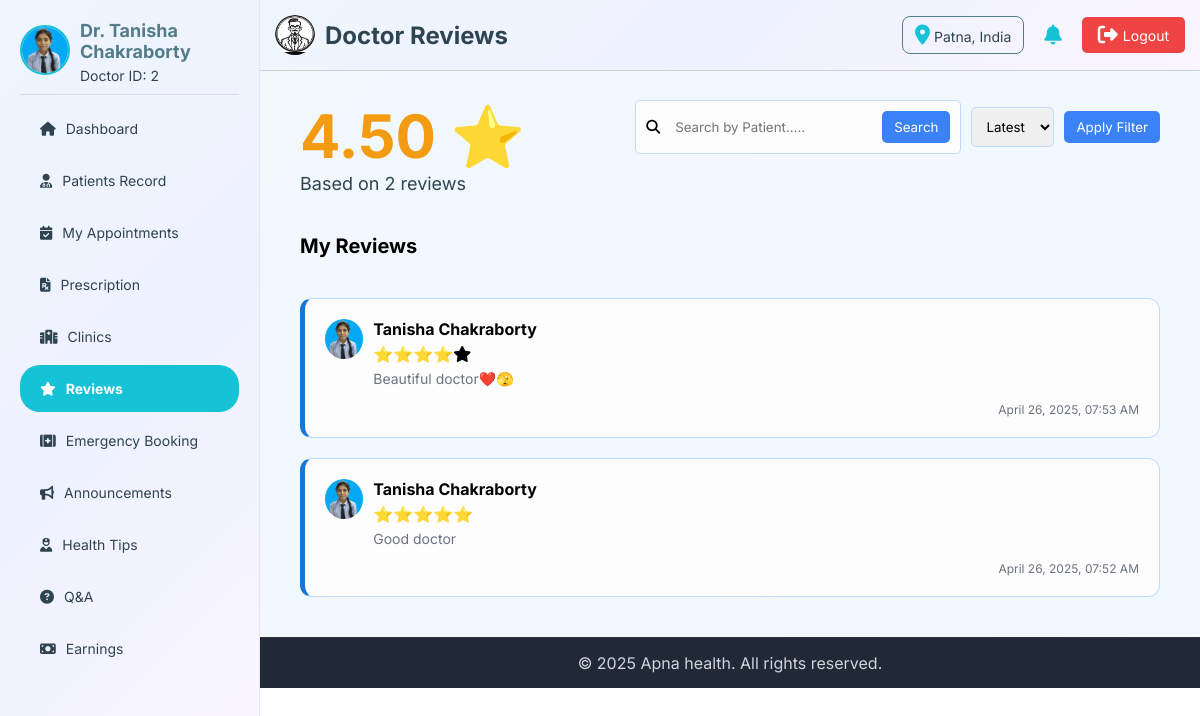
Page /doctor/doctor-reviews.php (signed in) on the committed database.
### tables this page shows
CREATE TABLE `doctor` (
  `doctor_id` int(11) NOT NULL,
  `UID` varchar(20) NOT NULL,
  `name` varchar(255) NOT NULL,
  `email` varchar(255) NOT NULL,
  `phone` varchar(15) DEFAULT NULL,
  `password` varchar(255) NOT NULL,
  `specialization` varchar(255) DEFAULT NULL,
  `experience` int(11) DEFAULT NULL,
  `qualification` text DEFAULT NULL,
  `bio` text DEFAULT NULL,
  `profile_img` varchar(255) DEFAULT NULL,
  `rating` decimal(3,2) DEFAULT 0.00,
  `total_reviews` int(11) DEFAULT 0,
  `availability` enum('Active','Inactive','Blocked') DEFAULT 'Active',
  `address` varchar(512) DEFAULT NULL,
  `gender` enum('Male','Female','Other') DEFAULT NULL,
  `dob` date DEFAULT NULL,
  `fees` decimal(10,2) DEFAULT NULL,
  `emergency` enum('Yes','No') DEFAULT NULL,
  `created_at` timestamp NOT NULL DEFAULT current_timestamp(),
  `updated_at` timestamp NOT NULL DEFAULT current_timestamp() ON UPDATE current_timestamp()
);

CREATE TABLE `review` (
  `review_id` int(11) NOT NULL,
  `patient_id` int(11) DEFAULT NULL,
  `doctor_id` int(11) DEFAULT NULL,
  `review_for` enum('doctor','website') NOT NULL,
  `rating` int(11) DEFAULT NULL CHECK (`rating` between 1 and 5),
  `review_text` text DEFAULT NULL,
  `review_date` timestamp NOT NULL DEFAULT current_timestamp(),
  `likes_count` int(11) DEFAULT 0
);

CREATE TABLE `patient` (
  `patient_id` int(11) NOT NULL,
  `name` varchar(100) NOT NULL,
  `email` varchar(255) NOT NULL,
  `password` varchar(255) NOT NULL,
  `phone` varchar(15) DEFAULT NULL,
  `gender` enum('Male','Female','Other') DEFAULT NULL,
  `dob` date DEFAULT NULL,
  `blood_group` varchar(10) DEFAULT NULL,
  `emergency_contact` varchar(16) DEFAULT NULL,
  `area` text DEFAULT NULL,
  `city` varchar(100) DEFAULT NULL,
  `state` varchar(100) DEFAULT NULL,
  `pincode` varchar(10) DEFAULT NULL,
  `profile_img` varchar(255) DEFAULT NULL,
  `availability` enum('Active','Inactive','Blocked') DEFAULT 'Active',
  `created_at` timestamp NOT NULL DEFAULT current_timestamp(),
  `updated_at` timestamp NOT NULL DEFAULT current_timestamp() ON UPDATE current_timestamp()
);

### doctor/doctor-reviews.php (the view, shortened to what this page needs)
<?php
include '../connection.php';
$doctor_id = $_SESSION['doctor_id'] ?? 0;
$sort = isset($_GET['sort']) && $_GET['sort'] === 'oldest' ? 'ASC' : 'DESC';
$where = "r.doctor_id = '$doctor_id' AND r.review_for = 'doctor'";
$doctor_query = "SELECT rating, total_reviews FROM doctor WHERE doctor_id = '$doctor_id'";
$doctor_result = mysqli_query($conn, $doctor_query);
$doctor = mysqli_fetch_assoc($doctor_result);
?>
<!DOCTYPE html>
<html lang="en">
<head>
    <link rel="stylesheet" href="https://cdnjs.cloudflare.com/ajax/libs/font-awesome/6.7.2/css/all.min.css"
 />
</head>
<body>
    <?php include 'doctor-header.php'?>
    <main>
        <section class="first-sec">
            <div class="count-part">
                <div class="rating-summary">
                    <h2><?= htmlspecialchars($doctor['rating']) ?> ⭐</h2>
                    <p>Based on <?= (int)$doctor['total_reviews'] ?> reviews</p>
                </div>
            </div>
            <form method="GET" class="sf-part">
                <div class="search-bar">
                    <i class="fas fa-search"></i>
                    <input type="search" name="search" id="search-bar" placeholder="Search by Patient....."
                        value="<?= htmlspecialchars($_GET['search'] ?? '') ?>">
                    <button type="submit" id="search-btn">Search</button>
                </div>
                <div class="filter-group">
                    <select name="sort">
                        <option value="latest"
                            <?= (!isset($_GET['sort']) || $_GET['sort'] !== 'oldest') ? 'selected' : '' ?>>Latest
                        </option>
                    </select>
                </div>
                <button type="submit" id="filter-btn">Apply Filter</button>
            </form>
        </section>
        <section class="second-sec">
            <h2 class="heading">My Reviews</h2>
            <div class="reviews-container">
                <?php
                $review_query = "SELECT r.*, p.name AS patient_name, p.profile_img
                 FROM review r
                 JOIN patient p ON r.patient_id = p.patient_id
                 WHERE  $where
                 ORDER BY r.review_date $sort";
                $review_result = mysqli_query($conn, $review_query);
                ?>
                <?php if (mysqli_num_rows($review_result) > 0): ?>
                <?php while ($row = mysqli_fetch_assoc($review_result)): ?>
                <div class="review-card">
                    <img src="../upload/patient/<?= htmlspecialchars($row['profile_img']) ?>"
                        alt="<?= htmlspecialchars($row['patient_name']) ?>">
                    <div class="review-data">
                        <div class="data-top">
                            <h3><?= htmlspecialchars($row['patient_name']) ?></h3>
                        </div>
                        <div class="data-bottom">
                            <div class="review-stars">
                                <?php
                                $fullStars = floor($row['rating']);
                                $halfStar = ($row['rating'] - $fullStars >= 0.5);
                                for ($i = 1; $i <= 5; $i++) {
                                    if ($i <= $fullStars) echo '⭐';
                                    elseif ($halfStar && $i == $fullStars + 1) echo '<i class="fa-solid fa-star-half-stroke"></i>';
                                    else echo '<i class="fa-solid fa-star"></i>';
                                }
                                ?>
                            </div>
                            <p><?= htmlspecialchars($row['review_text']) ?></p>
                        </div>
                        <span id="date"><?= date("F j, Y, h:i A", strtotime($row['review_date']))?></span>
                    </div>
                </div>
                <?php endwhile; ?>
                <?php else: ?>
                <p style="text-align:center;">No reviews yet.</p>
                <?php endif; ?>
            </div>
        </section>
    </main>
    <?php include 'doctor-footer.php'?>
</body>
</html>

### doctor/doctor-header.php (shortened to what this page needs)
<?php
include '../connection.php';
$defaultLogo = "../img/logo.jpg";
$logoPath = $defaultLogo;
$logoQuery = mysqli_query($conn, "SELECT logo FROM admin WHERE admin_id = 1 LIMIT 1");
if ($logoQuery && mysqli_num_rows($logoQuery) > 0) {
    $logoData = mysqli_fetch_assoc($logoQuery);
    if (!empty($logoData['logo']) && file_exists('../upload/admin/' . $logoData['logo'])) {
        $logoPath = '../upload/admin/' . $logoData['logo'];
    }
}
$location = "Unknown";
if (isset($_SESSION['doctor_id'])) {
    $pid = $_SESSION['doctor_id'];
    $locQuery = mysqli_query($conn, "SELECT location FROM log_info WHERE doctor_id = $pid ORDER BY login_time DESC LIMIT 1");
    if ($locQuery && mysqli_num_rows($locQuery) > 0) {
        $locData = mysqli_fetch_assoc($locQuery);
        $location = $locData['location'] ?? "Unknown";
    }
}
$doctor_id = $_SESSION['doctor_id'] ?? null;
$doctor_img = '../img/user.jpg';
$doctor_name = 'Guest';
$doctor_id_display = '---';
if ($doctor_id) {
    $sql = "SELECT name, profile_img FROM doctor WHERE doctor_id = '$doctor_id'";
    $result = mysqli_query($conn, $sql);
    if ($row = mysqli_fetch_assoc($result)) {
        $doctor_name = $row['name'];
        $doctor_id_display = $doctor_id;
        if (!empty($row['profile_img']) && file_exists('../upload/doctor/' . $row['profile_img'])) {
            $doctor_img = '../upload/doctor/' . $row['profile_img'];
        }
    }
}
?>
<!DOCTYPE html>
<html lang="en">
<head>
    <link rel="stylesheet" href="https://cdnjs.cloudflare.com/ajax/libs/font-awesome/6.7.2/css/all.min.css"
 />
</head>
<body>
    <header>
        <div class="header-left">
            <img src="<?= $logoPath ?>" alt="logo">
            <h2>
                <?php
            $pageName = basename($_SERVER['PHP_SELF'], '.php');
            $pageName = str_replace('-', ' ', $pageName);
            $pageName = ucwords($pageName);
            echo $pageName;
            ?>
            </h2>
        </div>
        <div class="header-right">
            <div id='location-box'><i class="fa-solid fa-location-dot"></i><span> <?= $location ?> </span></div>
            <i class="fa-solid fa-bell"></i>
            <a href="doctor-logout.php"><i class="fa-solid fa-right-from-bracket"></i> Logout</a>
        </div>
    </header>
    <aside>
        <a href="../doctor/doctor-profile.php" class="profile">
            <span>
                <img src="<?= $doctor_img ?>" alt="Profile Picture">
            </span>
            <span>
                <h3><?= htmlspecialchars($doctor_name) ?></h3>
                <p>Doctor ID: <?= htmlspecialchars($doctor_id_display) ?></p>
            </span>
        </a>
        <ul class="menu">
            <li><a href="doctor-dashboard.php"
                    class="<?= basename($_SERVER['PHP_SELF']) == 'doctor-dashboard.php' ? 'current' : '' ?>"><i
                        class="fa-solid fa-house"></i> Dashboard</a></li>
            <li><a href="doctor-patients-record.php"
                    class="<?= basename($_SERVER['PHP_SELF']) == 'doctor-patients-record.php' ? 'current' : '' ?>"><i
                        class="fa-solid fa-user-doctor"></i> Patients Record</a></li>
            <li><a href="doctor-appointment.php"
                    class="<?= basename($_SERVER['PHP_SELF']) == 'doctor-appointment.php' ? 'current' : '' ?>"><i
                        class="fa-solid fa-calendar-check"></i>My Appointments</a></li>
            <li><a href="doctor-prescription.php"
                    class="<?= basename($_SERVER['PHP_SELF']) == 'doctor-prescription.php' ? 'current' : '' ?>"><i
                        class="fa-solid fa-file-prescription"></i> Prescription</a></li>
            <li><a href="doctor-clinic.php"
                    class="<?= basename($_SERVER['PHP_SELF']) == 'doctor-clinic.php' ? 'current' : '' ?>"><i
                        class="fa-solid fa-hospital"></i> Clinics</a></li>
            <li><a href="doctor-reviews.php"
                    class="<?= basename($_SERVER['PHP_SELF']) == 'doctor-reviews.php' ? 'current' : '' ?>"><i
                        class="fa-solid fa-star"></i> Reviews</a></li>
            <li><a href="doctor-emergency.php"
                    class="<?= basename($_SERVER['PHP_SELF']) == 'doctor-emergency.php' ? 'current' : '' ?>"><i
                        class="fa-solid fa-kit-medical"></i> Emergency Booking</a></li>
            <li><a href="doctor-announcements.php"
                    class="<?= basename($_SERVER['PHP_SELF']) == 'doctor-announcements.php' ? 'current' : '' ?>"><i
                        class="fa-solid fa-bullhorn"></i> Announcements </a></li>
            <li><a href="doctor-healthtips.php"
                    class="<?= basename($_SERVER['PHP_SELF']) == 'doctor-healthtips.php' ? 'current' : '' ?>"><i
                        class="fa-solid fa-user-nurse"></i> Health Tips</a></li>
            <li><a href="doctor-qna.php"
                    class="<?= basename($_SERVER['PHP_SELF']) == 'doctor-qna.php' ? 'current' : '' ?>"><i
                        class="fa-solid fa-circle-question"></i> Q&A </a></li>
            <li><a href="doctor-earnings.php"
                    class="<?= basename($_SERVER['PHP_SELF']) == 'doctor-earnings.php' ? 'current' : '' ?>"><i
                        class="fa-solid fa-money-bill"></i> Earnings </a></li>
        </ul>
    </aside>
</body>
</html>

### doctor/doctor-reviews.php (style rules this page uses)
* { padding: 0; margin: 0; box-sizing: border-box; font-family: 'Inter', sans-serif; }
main { background: linear-gradient(135deg, #f2f8fc, #f0f8ff); padding: 80px 20px 20px 280px; }
.first-sec { display: flex; align-items: flex-start; justify-content: space-between; gap: 20px; padding: 20px; flex-wrap: wrap; }
.sf-part { display: flex; align-items: center; gap: 10px; flex-wrap: wrap; }
.search-bar { flex: 1; display: flex; align-items: center; gap: 10px; background-color: #fdfdfd; padding: 10px; border-radius: 5px; font-size: 14px; border: 1px solid #BFDBFE; }
.search-bar #search-bar { flex: 1; padding: 5px; outline: none; border: none; background-color: transparent; }
.filter-group select { padding: 10px; border: 1px solid #BFDBFE; border-radius: 5px; outline: none; }
#search-btn, #filter-btn { background-color: #3B82F6; padding: 8px 12px; border: none; border-radius: 5px; color: white; cursor: pointer; }
.rating-summary h2 { font-size: 60px; color: #f39c12; }
.rating-summary p { font-size: 18px; color: #2e4450; }
.reviews-container { display: flex; align-items: flex-start; gap: 20px; margin: 20px 0; flex-wrap: wrap; padding: 0 20px; }
.review-card { background: #fdfdfd; border: 1px solid #BFDBFE; border-left: 5px solid #1976d2; border-radius: 12px; padding: 20px; transition: 0.3s; display: flex; align-items: flex-start; gap: 10px; width: 100%; }
.review-card img { height: 40px; width: 40px; border-radius: 50%; object-fit: fill; }
.review-data { width: 100%; }
.data-top { display: flex; align-items: center; width: 100%; justify-content: space-between; margin-bottom: 5px; }
.data-top h3 { font-size: 16px; }
#date { font-size: 12px; color: #6B7280; float: right; margin-top: 8px; }
.data-bottom p { font-size: 14px; color: #6B7280; text-align: justify; line-height: 1.4; margin: 5px 0; }
.heading { padding: 20px; font-size: 20px; }

### doctor/doctor-header.php (style rules this page uses)
* { padding: 0; margin: 0; box-sizing: border-box; font-family: 'Inter', sans-serif; }
header { position: fixed; top: 0; left: 260px; background: linear-gradient(135deg, #EFF6FF 0%, #EEF2FF 50%, #FAF5FF 100%); display: flex; justify-content: space-between; align-items: center; padding: 15px; color: #2e4450; border-bottom: 1px solid #d1d2d5; z-index: 5; width: calc(100% - 260px); }
.header-left { display: flex; align-items: center; gap: 10px; }
.header-left img { height: 40px; width: 40px; border-radius: 50%; }
.header-right { display: flex; align-items: center; gap: 20px; }
#location-box { border-radius: 8px; padding: 8px 12px; font-size: 14px; border: 1px solid #527c88; }
.header-right i { font-size: 20px; cursor: pointer; color: #16c2d5; }
.header-right a { text-decoration: none; background-color: #EF4444; color: white; border: none; padding: 8px 16px; font-size: 14px; cursor: pointer; transition: 0.3s; border-radius: 5px; white-space: nowrap; display: flex; align-items: center; gap: 5px; }
.header-right a i { color: white; }
aside { position: fixed; top: 0; left: 0; width: 260px; height: 100vh; background: linear-gradient(135deg, #EFF6FF 0%, #EEF2FF 50%, #FAF5FF 100%); color: #2e4450; display: flex; flex-direction: column; align-items: center; padding: 20px; border-right: 1px solid #E5E7EB; overflow-y: auto; z-index: 10; }
.profile { text-decoration: none; display: flex; align-items: center; justify-content: center; border-bottom: 1px solid #d5dded; width: 100%; padding-bottom: 10px; gap: 10px; }
.profile img { width: 50px; height: 50px; border-radius: 50%; border: 2px solid #16c2d5; object-fit: cover; }
.profile h3 { margin-bottom: 5px; font-size: 18px; color: #527c88; }
.profile p { font-size: 14px; color: #2e4450; }
.menu { list-style: none; padding: 10px 0; width: 100%; }
.menu li { width: 100%; }
.menu a { display: flex; align-items: center; gap: 10px; padding: 15px 20px; text-decoration: none; color: #2e4450; border-radius: 20px; font-size: 14px; margin-bottom: 5px; transition: 0.3s; }
.menu a.current { background: #16c2d5; color: white; font-weight: bold; }

### doctor/doctor-footer.php (style rules this page uses)
* { padding: 0; margin: 0; box-sizing: border-box; font-family: 'Inter', sans-serif; }

### rows in the picture
doctor: profile_img (picture), name "Dr. Tanisha Chakraborty", rating "4.50", total_reviews "2"
review: patient.profile_img (picture), patient.name "Tanisha Chakraborty", rating 4 (drawn), review_text "Beautiful doctor❤️🫣", review_date "April 26, 2025, 07:53 AM"
review: patient.profile_img (picture), patient.name "Tanisha Chakraborty", review_text "Good doctor", review_date "April 26, 2025, 07:52 AM"

### other values in the picture
$pageName "Doctor Reviews"
$location "Patna, India"
$doctor_id_display "2"
